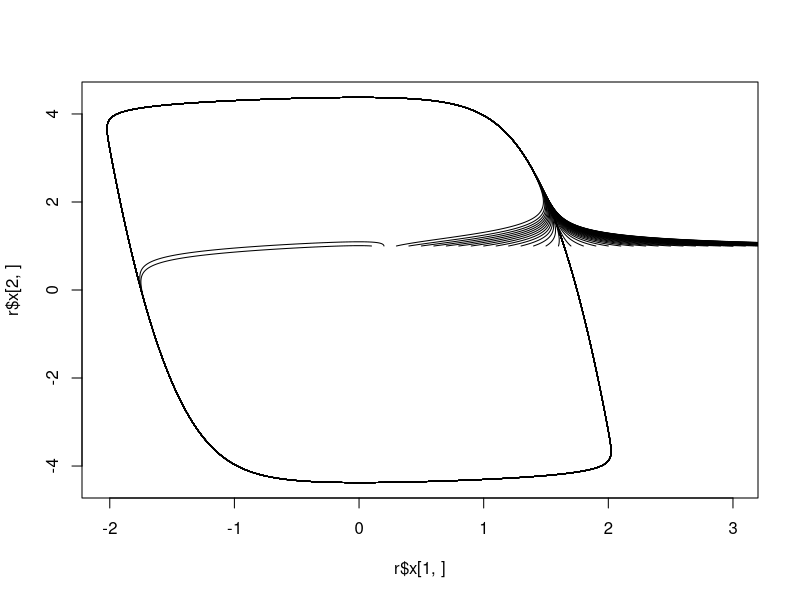

This chart was generated by the following R code:
Resuelve <- function(vali=c(0,0)){
   x1 = vali

   del = .001
   epsi=5

   t = seq(0,20,del)
   np = length(t)
   x = matrix(rep(0, 2*np), nrow=2)

   x[,1] = x1
   for (i in 2:np){
      x2 = x1 + del* c(epsi*x1[1] * (1 - x1[1]^2/3) - x1[2], x1[1])
      x[,i] = x2
      x1 = x2
   }
   res = list(x=x)
}

x1 = seq(.1,5,.1)
r = Resuelve(c(3,1))

plot(r$x[1,], r$x[2,], type='l')

for (x in x1){
  r = Resuelve(c(x,1))
  points(r$x[1,], r$x[2,], type='l')
}




